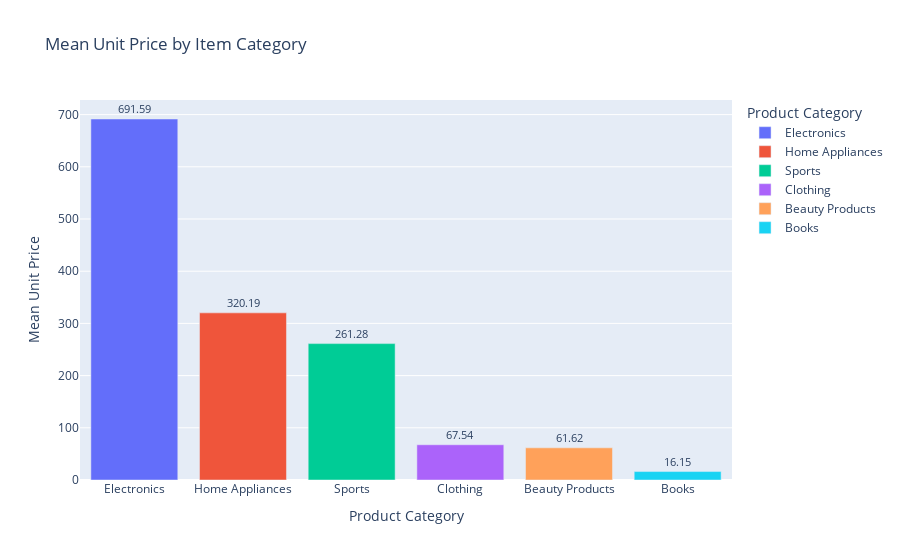

The notebook cell saved with this chart:
### Code cell
# plot average unit price per category for entire dataset
fig = px.bar(avg_unit_price_category, x=avg_unit_price_category.index, y=avg_unit_price_category.values,
             labels={
                 'x': 'Category', 
                 'y': 'Mean Unit Price'
                 },
             title='Mean Unit Price by Item Category',
             color=avg_unit_price_category.index,
             text_auto=True
             )
fig.update_traces(textfont_size=11, textangle=0, textposition="outside", cliponaxis=False, texttemplate='%{y:.2f}')
fig.show()

### Figure 1 — Plotly figure (JSON) as saved in the notebook; plotly's stock layout.template omitted (floating-point values rounded to 4 significant figures)
{"data": [{"alignmentgroup": "True", "cliponaxis": false, "hovertemplate": "Product Category=%{x}<br>Mean Unit Price=%{y}<extra></extra>", "legendgroup": "Electronics", "marker": {"color": "#636efa", "pattern": {"shape": ""}}, "name": "Electronics", "offsetgroup": "Electronics", "orientation": "v", "showlegend": true, "textangle": 0, "textfont": {"size": 11}, "textposition": "outside", "texttemplate": "%{y:.2f}", "type": "bar", "x": ["Electronics"], "xaxis": "x", "y": [691.6], "yaxis": "y"}, {"alignmentgroup": "True", "cliponaxis": false, "hovertemplate": "Product Category=%{x}<br>Mean Unit Price=%{y}<extra></extra>", "legendgroup": "Home Appliances", "marker": {"color": "#EF553B", "pattern": {"shape": ""}}, "name": "Home Appliances", "offsetgroup": "Home Appliances", "orientation": "v", "showlegend": true, "textangle": 0, "textfont": {"size": 11}, "textposition": "outside", "texttemplate": "%{y:.2f}", "type": "bar", "x": ["Home Appliances"], "xaxis": "x", "y": [320.2], "yaxis": "y"}, {"alignmentgroup": "True", "cliponaxis": false, "hovertemplate": "Product Category=%{x}<br>Mean Unit Price=%{y}<extra></extra>", "legendgroup": "Sports", "marker": {"color": "#00cc96", "pattern": {"shape": ""}}, "name": "Sports", "offsetgroup": "Sports", "orientation": "v", "showlegend": true, "textangle": 0, "textfont": {"size": 11}, "textposition": "outside", "texttemplate": "%{y:.2f}", "type": "bar", "x": ["Sports"], "xaxis": "x", "y": [261.3], "yaxis": "y"}, {"alignmentgroup": "True", "cliponaxis": false, "hovertemplate": "Product Category=%{x}<br>Mean Unit Price=%{y}<extra></extra>", "legendgroup": "Clothing", "marker": {"color": "#ab63fa", "pattern": {"shape": ""}}, "name": "Clothing", "offsetgroup": "Clothing", "orientation": "v", "showlegend": true, "textangle": 0, "textfont": {"size": 11}, "textposition": "outside", "texttemplate": "%{y:.2f}", "type": "bar", "x": ["Clothing"], "xaxis": "x", "y": [67.54], "yaxis": "y"}, {"alignmentgroup": "True", "cliponaxis": false, "hovertemplate": "Product Category=%{x}<br>Mean Unit Price=%{y}<extra></extra>", "legendgroup": "Beauty Products", "marker": {"color": "#FFA15A", "pattern": {"shape": ""}}, "name": "Beauty Products", "offsetgroup": "Beauty Products", "orientation": "v", "showlegend": true, "textangle": 0, "textfont": {"size": 11}, "textposition": "outside", "texttemplate": "%{y:.2f}", "type": "bar", "x": ["Beauty Products"], "xaxis": "x", "y": [61.62], "yaxis": "y"}, {"alignmentgroup": "True", "cliponaxis": false, "hovertemplate": "Product Category=%{x}<br>Mean Unit Price=%{y}<extra></extra>", "legendgroup": "Books", "marker": {"color": "#19d3f3", "pattern": {"shape": ""}}, "name": "Books", "offsetgroup": "Books", "orientation": "v", "showlegend": true, "textangle": 0, "textfont": {"size": 11}, "textposition": "outside", "texttemplate": "%{y:.2f}", "type": "bar", "x": ["Books"], "xaxis": "x", "y": [16.15], "yaxis": "y"}], "layout": {"barmode": "relative", "legend": {"title": {"text": "Product Category"}, "tracegroupgap": 0}, "title": {"text": "Mean Unit Price by Item Category"}, "xaxis": {"anchor": "y", "categoryarray": ["Electronics", "Home Appliances", "Sports", "Clothing", "Beauty Products", "Books"], "categoryorder": "array", "domain": [0, 1], "title": {"text": "Product Category"}}, "yaxis": {"anchor": "x", "domain": [0, 1], "title": {"text": "Mean Unit Price"}}}}
